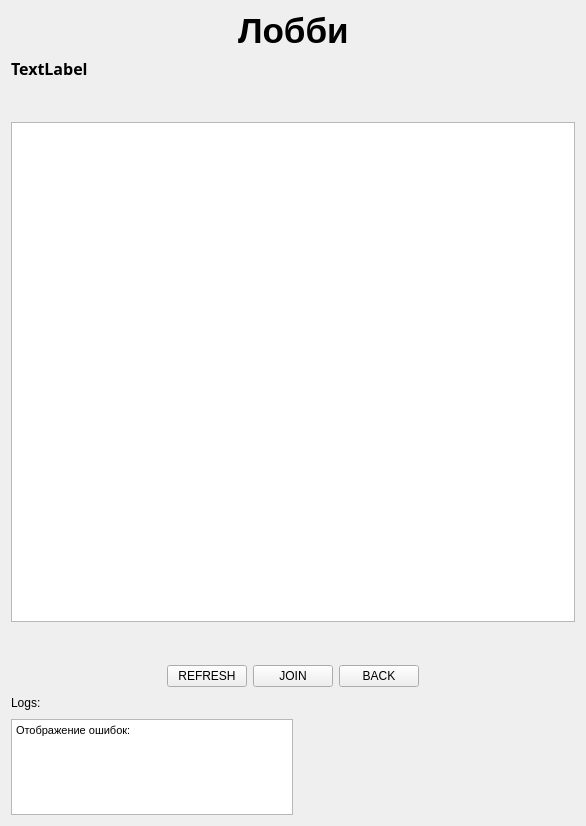
<?xml version="1.0" encoding="UTF-8"?>
<ui version="4.0">
 <class>Lobby_menu</class>
 <widget class="QWidget" name="Lobby_menu">
  <property name="geometry">
   <rect>
    <x>0</x>
    <y>0</y>
    <width>586</width>
    <height>826</height>
   </rect>
  </property>
  <property name="windowTitle">
   <string>SeaWars</string>
  </property>
  <layout class="QGridLayout" name="gridLayout">
   <item row="0" column="0">
    <layout class="QVBoxLayout" name="verticalLayout">
     <item>
      <layout class="QHBoxLayout" name="horizontalLayout_3">
       <item>
        <spacer name="horizontalSpacer_3">
         <property name="orientation">
          <enum>Qt::Horizontal</enum>
         </property>
         <property name="sizeHint" stdset="0">
          <size>
           <width>40</width>
           <height>20</height>
          </size>
         </property>
        </spacer>
       </item>
       <item>
        <widget class="QLabel" name="label">
         <property name="font">
          <font>
           <pointsize>26</pointsize>
           <weight>75</weight>
           <bold>true</bold>
          </font>
         </property>
         <property name="text">
          <string>Лобби</string>
         </property>
        </widget>
       </item>
       <item>
        <spacer name="horizontalSpacer_4">
         <property name="orientation">
          <enum>Qt::Horizontal</enum>
         </property>
         <property name="sizeHint" stdset="0">
          <size>
           <width>40</width>
           <height>20</height>
          </size>
         </property>
        </spacer>
       </item>
      </layout>
     </item>
     <item>
      <widget class="QLabel" name="user_name">
       <property name="font">
        <font>
         <family>Segoe Script</family>
         <pointsize>12</pointsize>
         <weight>75</weight>
         <bold>true</bold>
        </font>
       </property>
       <property name="text">
        <string>TextLabel</string>
       </property>
      </widget>
     </item>
     <item>
      <spacer name="verticalSpacer_2">
       <property name="orientation">
        <enum>Qt::Vertical</enum>
       </property>
       <property name="sizeHint" stdset="0">
        <size>
         <width>20</width>
         <height>40</height>
        </size>
       </property>
      </spacer>
     </item>
     <item>
      <widget class="QListWidget" name="listWidget">
       <property name="minimumSize">
        <size>
         <width>0</width>
         <height>500</height>
        </size>
       </property>
      </widget>
     </item>
     <item>
      <layout class="QHBoxLayout" name="horizontalLayout_4"/>
     </item>
     <item>
      <spacer name="verticalSpacer">
       <property name="orientation">
        <enum>Qt::Vertical</enum>
       </property>
       <property name="sizeHint" stdset="0">
        <size>
         <width>20</width>
         <height>40</height>
        </size>
       </property>
      </spacer>
     </item>
     <item>
      <layout class="QHBoxLayout" name="horizontalLayout_2">
       <item>
        <spacer name="horizontalSpacer">
         <property name="orientation">
          <enum>Qt::Horizontal</enum>
         </property>
         <property name="sizeHint" stdset="0">
          <size>
           <width>40</width>
           <height>20</height>
          </size>
         </property>
        </spacer>
       </item>
       <item>
        <widget class="QPushButton" name="refresh_btn">
         <property name="text">
          <string>REFRESH</string>
         </property>
        </widget>
       </item>
       <item>
        <layout class="QHBoxLayout" name="horizontalLayout">
         <item>
          <widget class="QPushButton" name="join_to_game_btn">
           <property name="text">
            <string>JOIN</string>
           </property>
          </widget>
         </item>
         <item>
          <widget class="QPushButton" name="back_btn">
           <property name="text">
            <string>BACK</string>
           </property>
          </widget>
         </item>
        </layout>
       </item>
       <item>
        <spacer name="horizontalSpacer_2">
         <property name="orientation">
          <enum>Qt::Horizontal</enum>
         </property>
         <property name="sizeHint" stdset="0">
          <size>
           <width>40</width>
           <height>20</height>
          </size>
         </property>
        </spacer>
       </item>
      </layout>
     </item>
     <item>
      <layout class="QVBoxLayout" name="verticalLayout_2">
       <item>
        <layout class="QHBoxLayout" name="horizontalLayout_5">
         <item>
          <widget class="QLabel" name="label_2">
           <property name="text">
            <string>Logs:</string>
           </property>
          </widget>
         </item>
         <item>
          <spacer name="horizontalSpacer_7">
           <property name="orientation">
            <enum>Qt::Horizontal</enum>
           </property>
           <property name="sizeHint" stdset="0">
            <size>
             <width>40</width>
             <height>20</height>
            </size>
           </property>
          </spacer>
         </item>
         <item>
          <spacer name="horizontalSpacer_8">
           <property name="orientation">
            <enum>Qt::Horizontal</enum>
           </property>
           <property name="sizeHint" stdset="0">
            <size>
             <width>40</width>
             <height>20</height>
            </size>
           </property>
          </spacer>
         </item>
        </layout>
       </item>
      </layout>
     </item>
     <item>
      <layout class="QHBoxLayout" name="horizontalLayout_6">
       <item>
        <widget class="QTextBrowser" name="textBrowser">
         <property name="maximumSize">
          <size>
           <width>16777215</width>
           <height>100</height>
          </size>
         </property>
         <property name="html">
          <string>&lt;!DOCTYPE HTML PUBLIC &quot;-//W3C//DTD HTML 4.0//EN&quot; &quot;http://www.w3.org/TR/REC-html40/strict.dtd&quot;&gt;
&lt;html&gt;&lt;head&gt;&lt;meta name=&quot;qrichtext&quot; content=&quot;1&quot; /&gt;&lt;style type=&quot;text/css&quot;&gt;
p, li { white-space: pre-wrap; }
&lt;/style&gt;&lt;/head&gt;&lt;body style=&quot; font-family:'MS Shell Dlg 2'; font-size:8.25pt; font-weight:400; font-style:normal;&quot;&gt;
&lt;p style=&quot; margin-top:0px; margin-bottom:0px; margin-left:0px; margin-right:0px; -qt-block-indent:0; text-indent:0px;&quot;&gt;Отображение ошибок:&lt;/p&gt;
&lt;p style=&quot;-qt-paragraph-type:empty; margin-top:0px; margin-bottom:0px; margin-left:0px; margin-right:0px; -qt-block-indent:0; text-indent:0px;&quot;&gt;&lt;br /&gt;&lt;/p&gt;&lt;/body&gt;&lt;/html&gt;</string>
         </property>
        </widget>
       </item>
       <item>
        <spacer name="horizontalSpacer_9">
         <property name="orientation">
          <enum>Qt::Horizontal</enum>
         </property>
         <property name="sizeHint" stdset="0">
          <size>
           <width>40</width>
           <height>20</height>
          </size>
         </property>
        </spacer>
       </item>
      </layout>
     </item>
    </layout>
   </item>
  </layout>
 </widget>
 <resources/>
 <connections/>
</ui>
